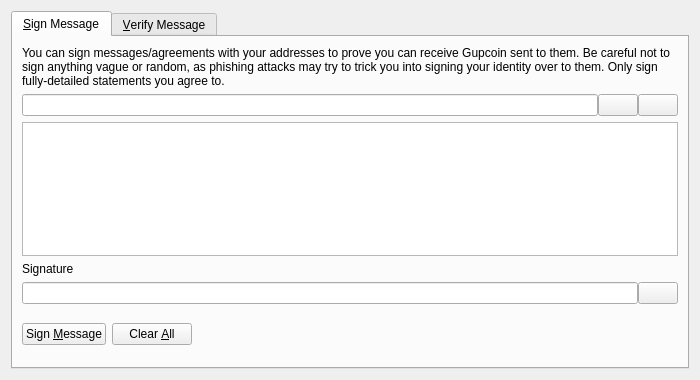
<?xml version="1.0" encoding="UTF-8"?>
<ui version="4.0">
 <class>SignVerifyMessageDialog</class>
 <widget class="QDialog" name="SignVerifyMessageDialog">
  <property name="geometry">
   <rect>
    <x>0</x>
    <y>0</y>
    <width>700</width>
    <height>380</height>
   </rect>
  </property>
  <property name="windowTitle">
   <string>Signatures - Sign / Verify a Message</string>
  </property>
  <property name="modal">
   <bool>true</bool>
  </property>
  <layout class="QVBoxLayout" name="verticalLayout">
   <item>
    <widget class="QTabWidget" name="tabWidget">
     <property name="currentIndex">
      <number>0</number>
     </property>
     <widget class="QWidget" name="tabSignMessage">
      <attribute name="title">
       <string>&amp;Sign Message</string>
      </attribute>
      <layout class="QVBoxLayout" name="verticalLayout_SM">
       <item>
        <widget class="QLabel" name="infoLabel_SM">
         <property name="text">
          <string>You can sign messages/agreements with your addresses to prove you can receive Gupcoin sent to them. Be careful not to sign anything vague or random, as phishing attacks may try to trick you into signing your identity over to them. Only sign fully-detailed statements you agree to.</string>
         </property>
         <property name="textFormat">
          <enum>Qt::PlainText</enum>
         </property>
         <property name="wordWrap">
          <bool>true</bool>
         </property>
        </widget>
       </item>
       <item>
        <layout class="QHBoxLayout" name="horizontalLayout_1_SM">
         <property name="spacing">
          <number>0</number>
         </property>
         <item>
          <widget class="QValidatedLineEdit" name="addressIn_SM">
           <property name="toolTip">
            <string>The Gupcoin address to sign the message with</string>
           </property>
          </widget>
         </item>
         <item>
          <widget class="QPushButton" name="addressBookButton_SM">
           <property name="toolTip">
            <string>Choose previously used address</string>
           </property>
           <property name="text">
            <string/>
           </property>
           <property name="shortcut">
            <string>Alt+A</string>
           </property>
           <property name="autoDefault">
            <bool>false</bool>
           </property>
          </widget>
         </item>
         <item>
          <widget class="QPushButton" name="pasteButton_SM">
           <property name="toolTip">
            <string>Paste address from clipboard</string>
           </property>
           <property name="text">
            <string/>
           </property>
           <property name="shortcut">
            <string>Alt+P</string>
           </property>
           <property name="autoDefault">
            <bool>false</bool>
           </property>
          </widget>
         </item>
        </layout>
       </item>
       <item>
        <widget class="QPlainTextEdit" name="messageIn_SM">
         <property name="toolTip">
          <string>Enter the message you want to sign here</string>
         </property>
        </widget>
       </item>
       <item>
        <widget class="QLabel" name="signatureLabel_SM">
         <property name="text">
          <string>Signature</string>
         </property>
         <property name="textFormat">
          <enum>Qt::PlainText</enum>
         </property>
        </widget>
       </item>
       <item>
        <layout class="QHBoxLayout" name="horizontalLayout_2_SM">
         <property name="spacing">
          <number>0</number>
         </property>
         <item>
          <widget class="QLineEdit" name="signatureOut_SM">
           <property name="font">
            <font>
             <italic>true</italic>
            </font>
           </property>
           <property name="readOnly">
            <bool>true</bool>
           </property>
          </widget>
         </item>
         <item>
          <widget class="QPushButton" name="copySignatureButton_SM">
           <property name="toolTip">
            <string>Copy the current signature to the system clipboard</string>
           </property>
           <property name="text">
            <string/>
           </property>
           <property name="autoDefault">
            <bool>false</bool>
           </property>
          </widget>
         </item>
        </layout>
       </item>
       <item>
        <layout class="QHBoxLayout" name="horizontalLayout_3_SM">
         <item>
          <widget class="QPushButton" name="signMessageButton_SM">
           <property name="toolTip">
            <string>Sign the message to prove you own this Gupcoin address</string>
           </property>
           <property name="text">
            <string>Sign &amp;Message</string>
           </property>
           <property name="autoDefault">
            <bool>false</bool>
           </property>
          </widget>
         </item>
         <item>
          <widget class="QPushButton" name="clearButton_SM">
           <property name="toolTip">
            <string>Reset all sign message fields</string>
           </property>
           <property name="text">
            <string>Clear &amp;All</string>
           </property>
           <property name="autoDefault">
            <bool>false</bool>
           </property>
          </widget>
         </item>
         <item>
          <spacer name="horizontalSpacer_1_SM">
           <property name="orientation">
            <enum>Qt::Horizontal</enum>
           </property>
           <property name="sizeHint" stdset="0">
            <size>
             <width>40</width>
             <height>48</height>
            </size>
           </property>
          </spacer>
         </item>
         <item>
          <widget class="QLabel" name="statusLabel_SM">
           <property name="font">
            <font>
             <weight>75</weight>
             <bold>true</bold>
            </font>
           </property>
           <property name="text">
            <string/>
           </property>
           <property name="wordWrap">
            <bool>true</bool>
           </property>
          </widget>
         </item>
         <item>
          <spacer name="horizontalSpacer_2_SM">
           <property name="orientation">
            <enum>Qt::Horizontal</enum>
           </property>
           <property name="sizeHint" stdset="0">
            <size>
             <width>40</width>
             <height>48</height>
            </size>
           </property>
          </spacer>
         </item>
        </layout>
       </item>
      </layout>
     </widget>
     <widget class="QWidget" name="tabVerifyMessage">
      <attribute name="title">
       <string>&amp;Verify Message</string>
      </attribute>
      <layout class="QVBoxLayout" name="verticalLayout_VM">
       <item>
        <widget class="QLabel" name="infoLabel_VM">
         <property name="text">
          <string>Enter the receiver's address, message (ensure you copy line breaks, spaces, tabs, etc. exactly) and signature below to verify the message. Be careful not to read more into the signature than what is in the signed message itself, to avoid being tricked by a man-in-the-middle attack. Note that this only proves the signing party receives with the address, it cannot prove sendership of any transaction!</string>
         </property>
         <property name="textFormat">
          <enum>Qt::PlainText</enum>
         </property>
         <property name="alignment">
          <set>Qt::AlignLeading|Qt::AlignLeft|Qt::AlignTop</set>
         </property>
         <property name="wordWrap">
          <bool>true</bool>
         </property>
        </widget>
       </item>
       <item>
        <layout class="QHBoxLayout" name="horizontalLayout_1_VM">
         <property name="spacing">
          <number>0</number>
         </property>
         <item>
          <widget class="QValidatedLineEdit" name="addressIn_VM">
           <property name="toolTip">
            <string>The Gupcoin address the message was signed with</string>
           </property>
          </widget>
         </item>
         <item>
          <widget class="QPushButton" name="addressBookButton_VM">
           <property name="toolTip">
            <string>Choose previously used address</string>
           </property>
           <property name="text">
            <string/>
           </property>
           <property name="shortcut">
            <string>Alt+A</string>
           </property>
           <property name="autoDefault">
            <bool>false</bool>
           </property>
          </widget>
         </item>
        </layout>
       </item>
       <item>
        <widget class="QPlainTextEdit" name="messageIn_VM"/>
       </item>
       <item>
        <widget class="QValidatedLineEdit" name="signatureIn_VM"/>
       </item>
       <item>
        <layout class="QHBoxLayout" name="horizontalLayout_2_VM">
         <item>
          <widget class="QPushButton" name="verifyMessageButton_VM">
           <property name="toolTip">
            <string>Verify the message to ensure it was signed with the specified Gupcoin address</string>
           </property>
           <property name="text">
            <string>Verify &amp;Message</string>
           </property>
           <property name="autoDefault">
            <bool>false</bool>
           </property>
          </widget>
         </item>
         <item>
          <widget class="QPushButton" name="clearButton_VM">
           <property name="toolTip">
            <string>Reset all verify message fields</string>
           </property>
           <property name="text">
            <string>Clear &amp;All</string>
           </property>
           <property name="autoDefault">
            <bool>false</bool>
           </property>
          </widget>
         </item>
         <item>
          <spacer name="horizontalSpacer_1_VM">
           <property name="orientation">
            <enum>Qt::Horizontal</enum>
           </property>
           <property name="sizeHint" stdset="0">
            <size>
             <width>40</width>
             <height>48</height>
            </size>
           </property>
          </spacer>
         </item>
         <item>
          <widget class="QLabel" name="statusLabel_VM">
           <property name="font">
            <font>
             <weight>75</weight>
             <bold>true</bold>
            </font>
           </property>
           <property name="text">
            <string/>
           </property>
           <property name="wordWrap">
            <bool>true</bool>
           </property>
          </widget>
         </item>
         <item>
          <spacer name="horizontalSpacer_2_VM">
           <property name="orientation">
            <enum>Qt::Horizontal</enum>
           </property>
           <property name="sizeHint" stdset="0">
            <size>
             <width>40</width>
             <height>48</height>
            </size>
           </property>
          </spacer>
         </item>
        </layout>
       </item>
      </layout>
     </widget>
    </widget>
   </item>
  </layout>
 </widget>
 <customwidgets>
  <customwidget>
   <class>QValidatedLineEdit</class>
   <extends>QLineEdit</extends>
   <header>qvalidatedlineedit.h</header>
  </customwidget>
 </customwidgets>
 <resources>
  <include location="../gupcoin.qrc"/>
 </resources>
 <connections/>
</ui>
